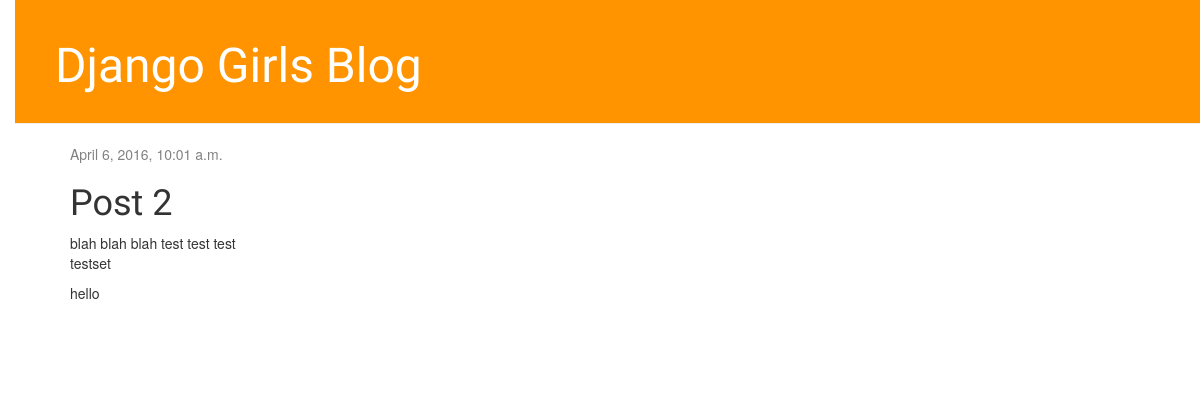
The app's page /post/2/ with its own data.
### blog/models.py (models this page shows, shortened)
class Post(models.Model):
    author = models.ForeignKey('auth.User')
    title = models.CharField(max_length=200)
    text = models.TextField()
    created_date = models.DateTimeField(
            default=timezone.now)
    published_date = models.DateTimeField(
            blank=True, null=True)

### blog/views.py (the view)
# urls.py: url(r'^post/(?P<pk>\d+)/$', views.post_detail, name='post_detail'),
def post_detail(request, pk):
    post = get_object_or_404(Post, pk=pk)
    return render(request, 'blog/post_detail.html', {'post': post})

### blog/templates/blog/post_detail.html (shortened to what this page needs)
{% extends 'blog/base.html' %}
{% block content %}
    <div class="post">
        {% if post.published_date %}
            <div class="date">
                {{ post.published_date }}
            </div>
        {% endif %}
        <h1>{{ post.title }}</h1>
        <p>{{ post.text|linebreaks }}</p>
    </div>
{% endblock %}

### blog/static/css/blog.css (style rules this page uses)
body { padding-left: 15px; }
h1, h2, h3, h4 { font-family: 'Lobster', cursive; }
.date { color: #828282; }
.post { margin-bottom: 70px; }

### records on screen
Post: published_date "April 6, 2016, 10:01 a.m.", title "Post 2", text "blah blah blah test test test testset hello"
